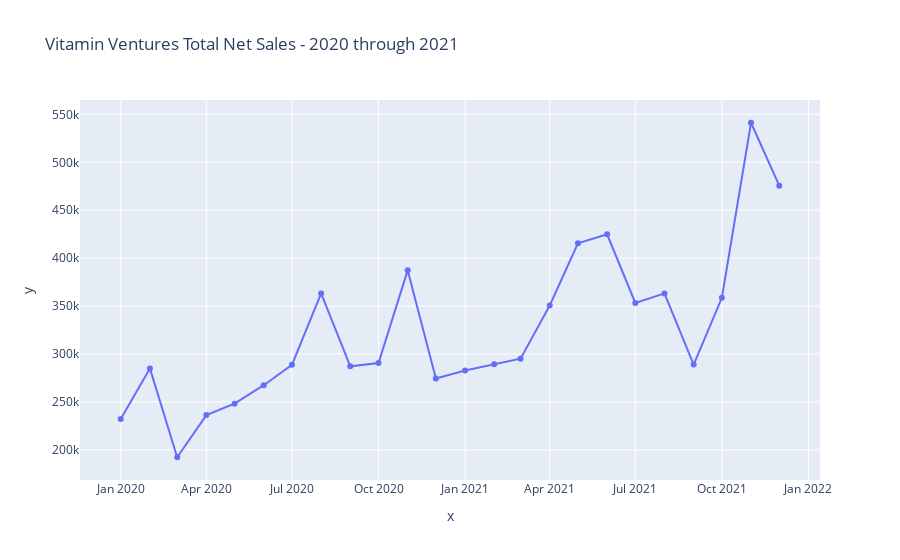

Source (notebook cell):
### Code cell
x=US_month_df.date
y=US_month_df.sum_net_sales
fig = px.line(df, x=x, y=y,
              title="Vitamin Ventures Total Net Sales - 2020 through 2021",
              labels=dict(date="Monthly Dates - 2020 through 2021",
                     sales="Net Sales ($)"),
              markers = True
                           )
            
fig.show()

### Figure 1 — Plotly figure (JSON) as saved in the notebook; plotly's stock layout.template omitted (floating-point values rounded to 4 significant figures)
{"data": [{"hovertemplate": "x=%{x}<br>y=%{y}<extra></extra>", "legendgroup": "", "line": {"color": "#636efa", "dash": "solid"}, "marker": {"symbol": "circle"}, "mode": "lines+markers", "name": "", "orientation": "v", "showlegend": false, "type": "scatter", "x": ["2020-01-01", "2020-02-01", "2020-03-01", "2020-04-01", "2020-05-01", "2020-06-01", "2020-07-01", "2020-08-01", "2020-09-01", "2020-10-01", "2020-11-01", "2020-12-01", "2021-01-01", "2021-02-01", "2021-03-01", "2021-04-01", "2021-05-01", "2021-06-01", "2021-07-01", "2021-08-01", "2021-09-01", "2021-10-01", "2021-11-01", "2021-12-01"], "xaxis": "x", "y": [232200.0, 285000.0, 192300.0, 236200.0, 248100.0, 267400.0, 288700.0, 363200.0, 287100.0, 290500.0, 387300.0, 274300.0, 282800.0, 289400.0, 295100.0, 350600.0, 415500.0, 424900.0, 353300.0, 363200.0, 289000.0, 358600.0, 541300.0, 475600.0], "yaxis": "y"}], "layout": {"legend": {"tracegroupgap": 0}, "title": {"text": "Vitamin Ventures Total Net Sales - 2020 through 2021"}, "xaxis": {"anchor": "y", "domain": [0, 1], "title": {"text": "x"}}, "yaxis": {"anchor": "x", "domain": [0, 1], "title": {"text": "y"}}}}
